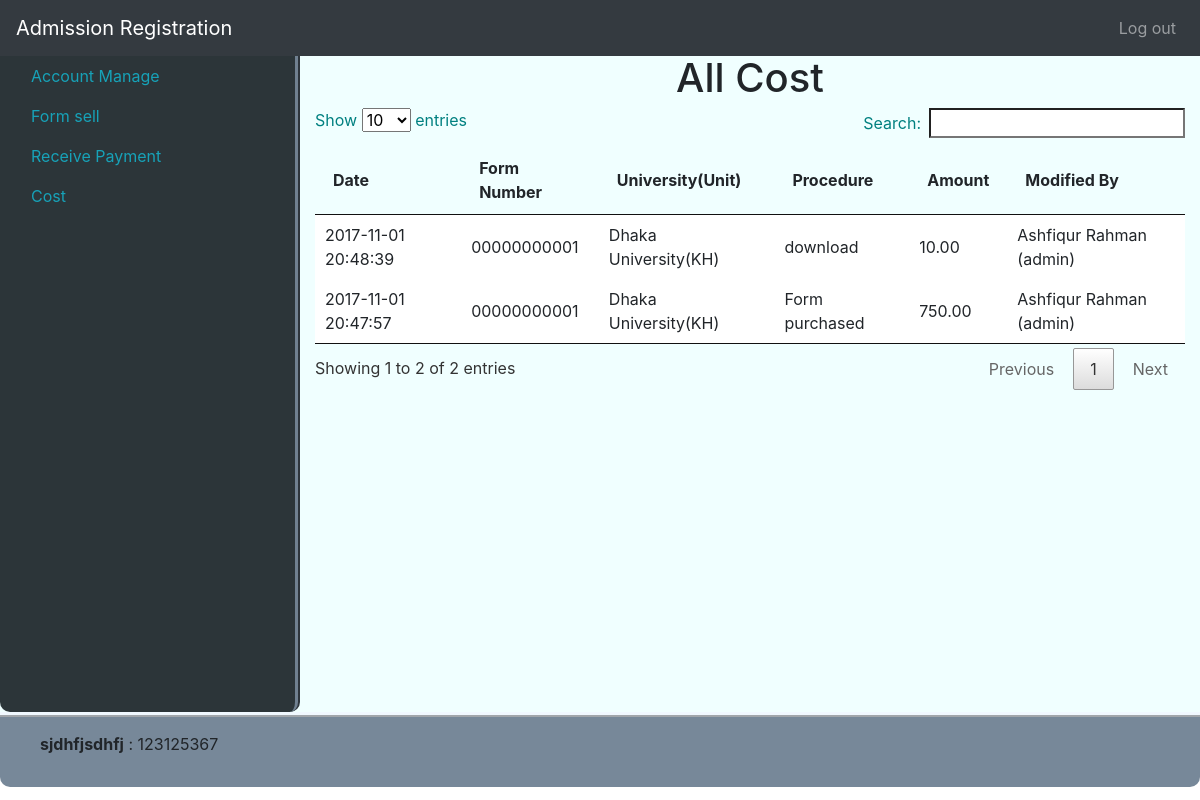
The page /cost (signed in) on the database its author committed.
### tables this page shows
CREATE TABLE `cost` (
  `id` int(11) NOT NULL,
  `form_id` int(11) NOT NULL,
  `transaction_name` varchar(256) NOT NULL,
  `amount` decimal(7,2) NOT NULL,
  `is_income` tinyint(1) NOT NULL,
  `is_special` tinyint(1) NOT NULL,
  `modified_by` int(11) NOT NULL,
  `modified_at` datetime NOT NULL DEFAULT CURRENT_TIMESTAMP
);

CREATE TABLE `form_sell` (
  `id` int(11) NOT NULL,
  `student_id` int(11) NOT NULL,
  `unit_id` int(11) NOT NULL,
  `serial_number` int(11) UNSIGNED ZEROFILL NOT NULL,
  `is_approve` tinyint(1) NOT NULL,
  `modified_by` int(11) NOT NULL,
  `modified_at` timestamp NOT NULL DEFAULT CURRENT_TIMESTAMP ON UPDATE CURRENT_TIMESTAMP
);

CREATE TABLE `university` (
  `id` int(11) NOT NULL,
  `name` varchar(256) NOT NULL,
  `modified_by` int(11) NOT NULL,
  `modified_at` timestamp NOT NULL DEFAULT CURRENT_TIMESTAMP ON UPDATE CURRENT_TIMESTAMP
);

CREATE TABLE `unit` (
  `id` int(11) NOT NULL,
  `university_id` int(11) NOT NULL,
  `session_id` int(11) NOT NULL,
  `unit_name` varchar(256) NOT NULL,
  `start_date_time` timestamp NOT NULL DEFAULT '0000-00-00 00:00:00',
  `end_date_time` timestamp NOT NULL DEFAULT '0000-00-00 00:00:00',
  `selection_date_time` timestamp NULL DEFAULT NULL,
  `exam_date_time` timestamp NOT NULL DEFAULT '0000-00-00 00:00:00',
  `form_price` decimal(7,2) NOT NULL,
  `service_charge` decimal(7,2) NOT NULL,
  `detail` text NOT NULL,
  `modified_by` int(11) NOT NULL,
  `modified_at` timestamp NOT NULL DEFAULT CURRENT_TIMESTAMP ON UPDATE CURRENT_TIMESTAMP
);

CREATE TABLE `users` (
  `id` int(11) NOT NULL,
  `full_name` varchar(256) NOT NULL,
  `user_name` varchar(20) NOT NULL,
  `password` varchar(256) NOT NULL,
  `user_role` enum('admin','manager','data_entry','student') NOT NULL,
  `account_status` tinyint(1) NOT NULL,
  `modified_by` int(11) NOT NULL,
  `modified_at` timestamp NOT NULL DEFAULT CURRENT_TIMESTAMP ON UPDATE CURRENT_TIMESTAMP
);

### system/libs/Load.php (called while the page is built, shortened)
<?php
class Load
{
    public function view($fileName, $data = false)
    {
    include 'app/views/'.$fileName.'.php';
    }
    public function model($modelName){
        return new $modelName();
    }
}

### app/controllers/Cost.php (called while the page is built, shortened)
<?php
class Cost extends MainController {
    public function index()
    {
        self::main();
    }
    public function main(){
        $pageName = ['pageName' => 'All Cost'];
        $costModel = $this->load->model('CostModel');
        $simpleModel = $this->load->model('SimpleModel');
        $cond = "user_role = 'admin' OR user_role = 'manager' OR user_role = 'data_entry' ";
        $data['user'] = $simpleModel->getAll('users', $cond);
        $data['table'] = $costModel->getAll();
        $this->load->view('partials/header', $pageName);
        $this->load->view('admin/cost', $data);
        $this->load->view('partials/footer');
    }
}

### index.php (called while the page is built, shortened)
<?php
$mail = new Main();

### system/libs/Database.php (called while the page is built, shortened)
<?php
class Database extends PDO {
    public function select($sql, $data = array(), $fetchStyle = PDO::FETCH_ASSOC){
        $stmt = $this->prepare($sql);
        $stmt->execute();
        return $stmt->fetchAll($fetchStyle);
    }
}

### app/models/CostModel.php (called while the page is built, shortened)
<?php
class CostModel extends MainModel{
    public function getAll(){
        $sql = "SELECT cost.id, form_sell.serial_number, cost.transaction_name, cost.amount, cost.modified_at,
                university.name, unit.unit_name, cost.modified_by
                FROM cost
                INNER JOIN form_sell ON form_sell.id = cost.form_id
                INNER JOIN unit ON form_sell.unit_id = unit.id
                INNER JOIN university on unit.university_id = university.id
                ORDER BY cost.modified_at DESC";
        return $this->db->select($sql);
    }
}

### system/libs/MainController.php (called while the page is built, shortened)
<?php
class MainController
{
    public function __construct()
    {
        $this->load = new Load();
    }
}

### system/libs/MainModel.php (called while the page is built, shortened)
<?php
class MainModel{
    public function __construct(){
        $dsn = 'mysql:dbname=se_addmission; host=localhost';
        $user = 'root';
        $pass = '';
        $this->db = new Database($dsn,$user,$pass);
    }
}

### app/models/SimpleModel.php (called while the page is built, shortened)
<?php
class SimpleModel extends MainModel {
    public function getAll($table, $cond = false){
        if($cond){
            $sql = "SELECT * FROM $table WHERE $cond";
        }else{
            $sql = "SELECT * FROM $table";
        }
        return $this->db->select($sql);
    }
}

### app/views/admin/cost.php (the view, shortened to what this page needs)
<div class="col">
    <h1 style="text-align: center">All Cost</h1>
    <table id="table" width=100%>
        <thead>
        <tr>
            <th>Date</th>
            <th>Form Number</th>
            <th>University(Unit)</th>
            <th>Procedure</th>
            <th>Amount</th>
            <th>Modified By</th>
        </tr>
        </thead>
        <tbody>
        <?php foreach ($data['table'] as $key => $value){?>
            <tr>
                <td><?php echo $value['modified_at']?></td>
                <td><?php echo $value['serial_number']?></td>
                <td><?php echo $value['name'].'('.$value['unit_name'].')'?></td>
                <td><?php echo $value['transaction_name']?></td>
                <td><?php echo $value['amount']?></td>
                <td><?php
                        foreach ($data['user'] as $k => $v){
                            if($value['modified_by'] == $v['id']){
                                echo $v['full_name'].' ('.$v['user_role'].')';
                            }
                        }
                    ?></td>
            </tr>
        <?php }?>
        </tbody>
    </table>
</div>

### rows shown on the page
cost: modified_at "2017-11-01 20:48:39", form.serial_number "00000000001", university.name "Dhaka University", unit.unit_name "KH", transaction_name "download", amount "10.00"
users: full_name "Ashfiqur Rahman", user_role "admin"
cost: modified_at "2017-11-01 20:47:57", form.serial_number "00000000001", university.name "Dhaka University", unit.unit_name "KH", transaction_name "Form purchased", amount "750.00"
